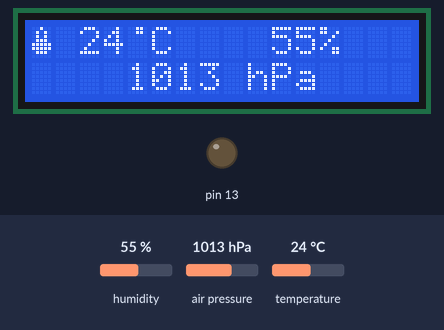
A sketch run on a simulated Arduino Uno, built with avr-gcc and run on an emulated ATmega328P. On the bench: 16×2 character LCD, output pins drawn as LEDs (lit = HIGH). The test bench sets the inputs (shaded band); at power-on: air pressure 1013 hPa, humidity 55 %, temperature 24 °C.

Above: at 2.7 s.
2.8 s: air pressure set to 952 hPa
At 5.1 s:
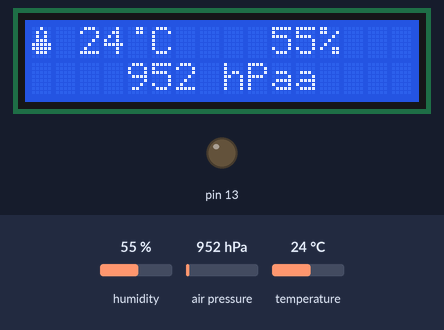
5.8 s: humidity set to 22 %
At 6.7 s:
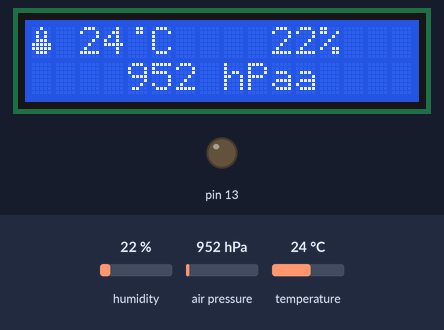
8.8 s: temperature set to 12 °C
At 11.2 s:
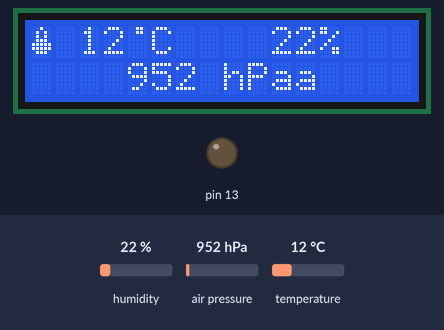
11.8 s: air pressure set to 975 hPa
At 12.8 s:
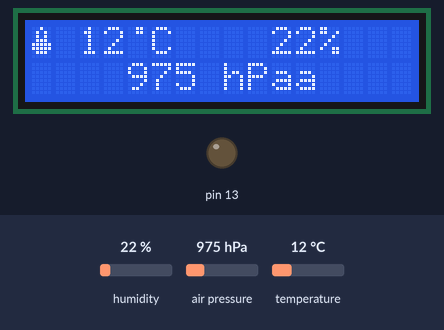
14.8 s: humidity set to 40 %
At 17.3 s:
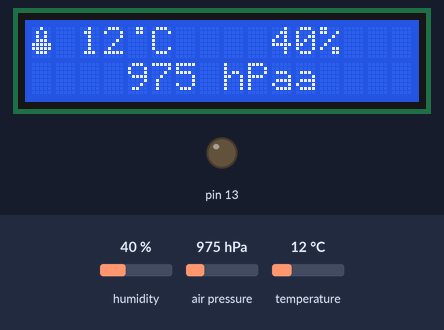
17.8 s: air pressure set to 1000 hPa
At 18.9 s:
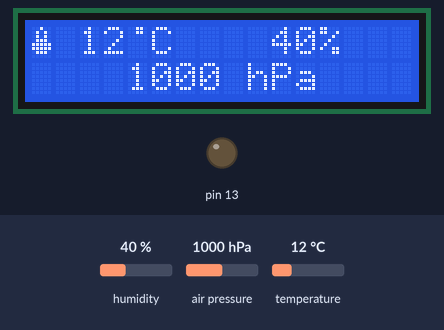
Timing chart, 0 to 20.8 s (numbered marks = the images above; inputs shaded):
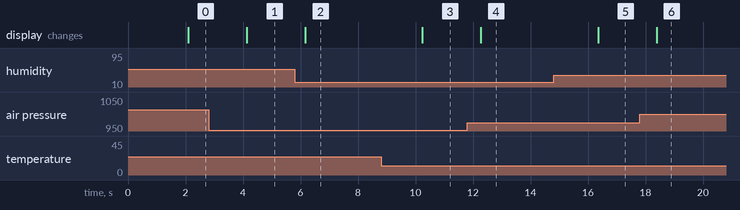

Measured:
- after the input at 2.8 s, the display: changes after 1.3 s (image 1)
- after the input at 5.8 s, the display: changes after 0.37 s (image 2)
- after the input at 8.8 s, the display: changes after 1.4 s (image 3)
- after the input at 11.8 s, the display: changes after 0.48 s (image 4)
- after the input at 14.8 s, the display: changes after 1.5 s (image 5)
- after the input at 17.8 s, the display: changes after 0.58 s (image 6)

The sketch:

MeteoStation.ino
```cpp
#include "MeteoStation.h"

#define DHTPIN 9     // what digital pin we're connected to
//#define DHTTYPE DHT11   // DHT 11
#define DHTTYPE DHT22   // DHT 22  (AM2302), AM2321

DHT dht(DHTPIN, DHTTYPE);

LiquidCrystal lcd(12, 11, 5, 4, 3, 2);

Adafruit_BMP085_Unified bmp = Adafruit_BMP085_Unified(10085);

//degree symbol
byte degreeChar[8] = {
  B00110,
  B00110,
  B00000,
  B00000,
  B00000,
  B00000,
  B00000,
};

//thermometer1 symbol
byte thermo1Char[8] = {
  B00100,
  B01010,
  B01010,
  B01110,
  B11111,
  B11111,
  B01110,
};

//thermometer2 symbol
byte thermo2Char[8] = {
  B01110,
  B01010,
  B01010,
  B01110,
  B01110,
  B01110,
  B00100,
};

void setup() {

#ifdef METEO_DEBUG
  Serial.begin(9600);
#endif

  DEBUG_LN("MeteoStation Test");

  //initiate temp and humidity sensor
  dht.begin();

  //initiate pressure sensor
  if(!bmp.begin())
  {
    DEBUG("Ooops, no BMP085/BMP180 detected...");
    while(1);
  }

  //initiate LCD display
  lcd.begin(16, 2);

  //create user-defined characters for LCD display
  lcd.createChar(0, degreeChar);
  lcd.createChar(1, thermo1Char);
  lcd.createChar(2, thermo2Char);

  //switch off the led on board
  pinMode(13, OUTPUT);
  digitalWrite(13, LOW);
}

void loop() {
  delay(2000);

  sensors_event_t event;
  bmp.getEvent(&event);

  float temperature = dht.readTemperature();
  DEBUG("temp: "); DEBUG_LN(temperature);

  float humidity = dht.readHumidity();
  DEBUG("hum: "); DEBUG_LN(humidity);

  lcd.setCursor(0, 0);
  lcd.write(word(1));
  lcd.print(" " + String(round(temperature)));
  lcd.write(word(0));
  lcd.print("C    " + String(round(humidity)) + "%");

  float pressure = event.pressure;
  DEBUG("pressure: "); DEBUG_LN(pressure);

  lcd.setCursor(0, 1);
  lcd.print("    " + String(round(pressure)) + " hPa");
}
```

MeteoStation.h
```cpp
// Uncomment to enable printing out nice debug messages.
//#define METEO_DEBUG

// Setup debug printing macros.
#ifdef METEO_DEBUG
  #define DEBUG(...) { Serial.print(__VA_ARGS__); }
  #define DEBUG_LN(...) { Serial.println(__VA_ARGS__); }
#else
  #define DEBUG(...) {}
  #define DEBUG_LN(...) {}
#endif

#include <Wire.h>
#include <Adafruit_Sensor.h>
#include <Adafruit_BMP085_U.h>
#include <LiquidCrystal.h>
#include <math.h>
#include "DHT.h"
```
